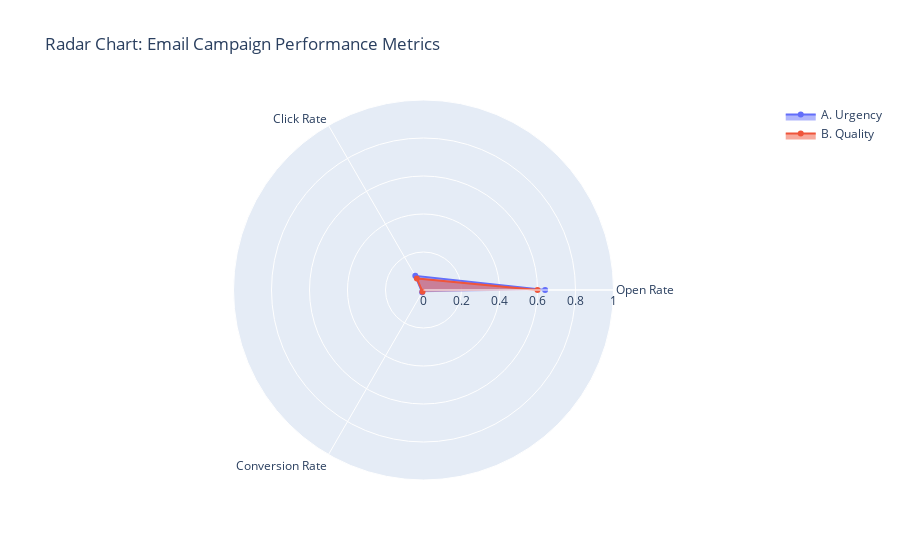

Notebook source saved alongside this figure:
### Code cell
import pandas as pd
import plotly.graph_objects as go

# Data as provided in the CSV
data = {
    "Email_Version": ["A. Urgency", "B. Quality"],
    "Number_Sent": [5000, 5000],
    "Number_Opened": [3200, 3000],
    "Links_Clicked": [430, 350],
    "Classes_Purchased": [46, 32]
}

df = pd.DataFrame(data)

# Calculate key rates
df["Open_Rate"] = df["Number_Opened"] / df["Number_Sent"]
# For click rate, you might want to compare per email sent
df["Click_Rate"] = df["Links_Clicked"] / df["Number_Sent"]
# Conversion is usually defined as Classes Purchased out of those who opened the email
df["Conversion_Rate"] = df["Classes_Purchased"] / df["Number_Opened"]

# Prepare data for the radar chart
categories = ["Open Rate", "Click Rate", "Conversion Rate"]
urgency_rates = [df.loc[0, "Open_Rate"], df.loc[0, "Click_Rate"], df.loc[0, "Conversion_Rate"]]
quality_rates = [df.loc[1, "Open_Rate"], df.loc[1, "Click_Rate"], df.loc[1, "Conversion_Rate"]]

fig = go.Figure()

fig.add_trace(go.Scatterpolar(
    r=urgency_rates,
    theta=categories,
    fill='toself',
    name='A. Urgency'
))

fig.add_trace(go.Scatterpolar(
    r=quality_rates,
    theta=categories,
    fill='toself',
    name='B. Quality'
))

fig.update_layout(
    polar=dict(
        radialaxis=dict(
            visible=True,
            range=[0, 1]
        )
    ),
    showlegend=True,
    title="Radar Chart: Email Campaign Performance Metrics"
)

fig.show()

### Figure 1 — Plotly figure (JSON) as saved in the notebook; plotly's stock layout.template omitted (floating-point values rounded to 4 significant figures)
{"data": [{"fill": "toself", "name": "A. Urgency", "r": [0.64, 0.086, 0.01438], "theta": ["Open Rate", "Click Rate", "Conversion Rate"], "type": "scatterpolar"}, {"fill": "toself", "name": "B. Quality", "r": [0.6, 0.07, 0.01067], "theta": ["Open Rate", "Click Rate", "Conversion Rate"], "type": "scatterpolar"}], "layout": {"polar": {"radialaxis": {"range": [0, 1], "visible": true}}, "showlegend": true, "title": {"text": "Radar Chart: Email Campaign Performance Metrics"}}}
